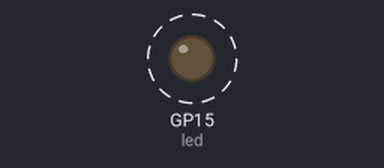
A program run on a simulated Raspberry Pi Pico running MicroPython. Parts: output pins drawn as LEDs (lit = HIGH). Dashed ring = blinking.

Above: at 0.2 s.
Timing chart, 0 to 3.0 s (numbered marks = the images above):
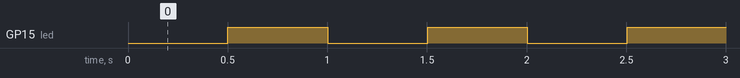

The program:

main.py
```python
from machine import Pin
import time

led = Pin(15, Pin.OUT)
previous_time = time.ticks_ms()
state = 0

while True:
    current_time = time.ticks_ms()

    if time.ticks_diff(current_time, previous_time) >= 500:
        state = not state
        led.value(state)
        previous_time = current_time
```

Measured:
- by itself, GP15 (led): alternates HIGH for 0.50 s and LOW for 0.50 s
